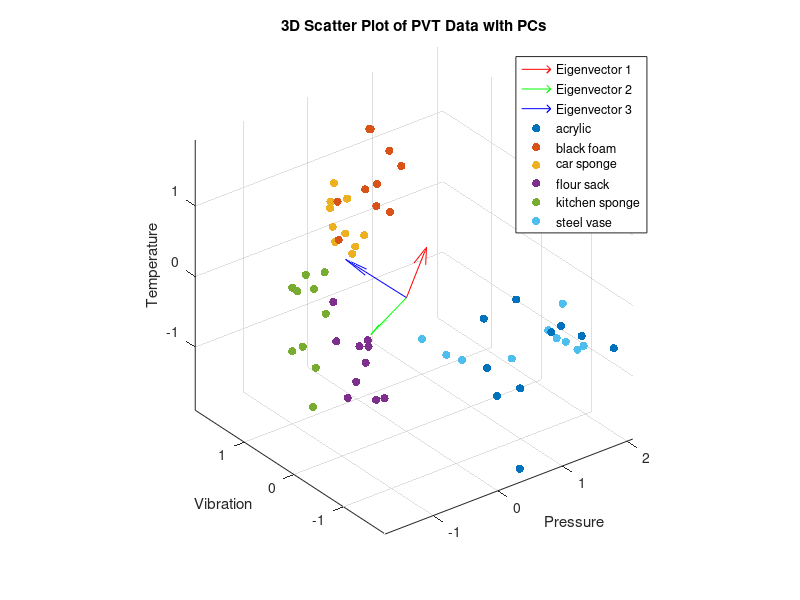
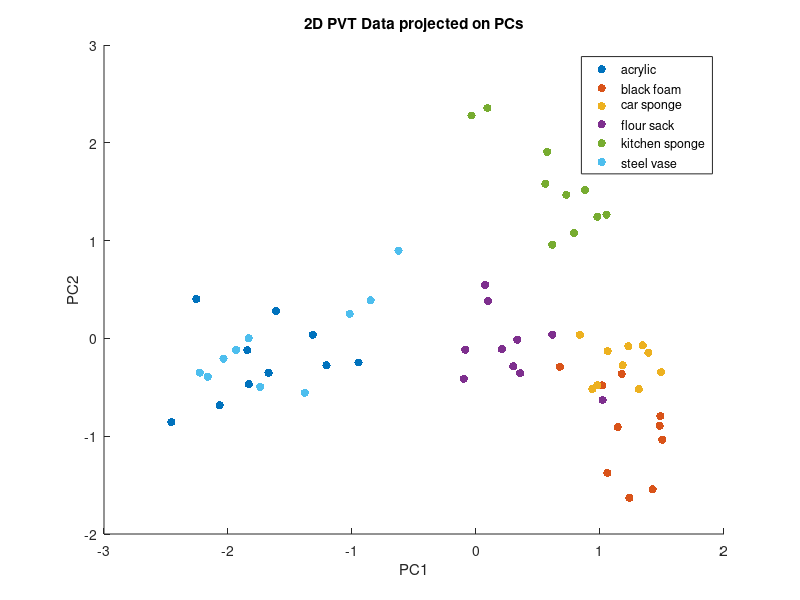
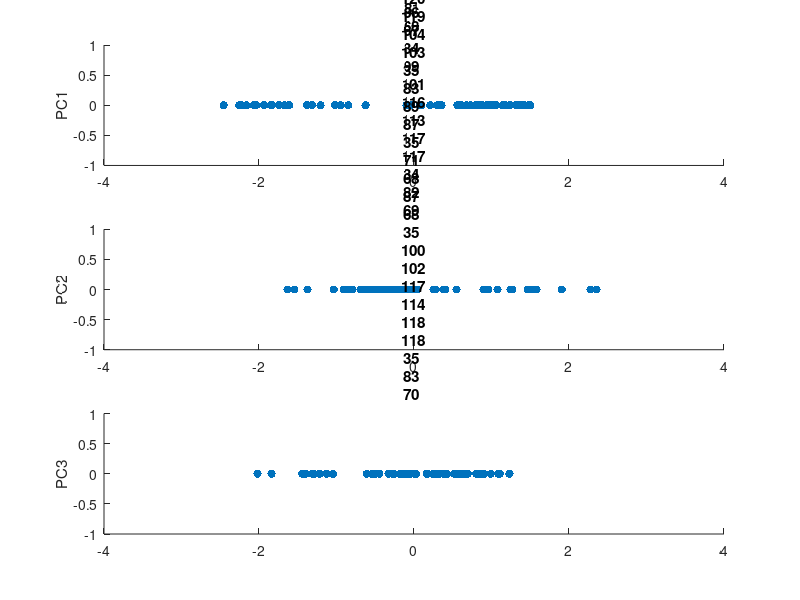

Recreate these plots in MATLAB, in order.
%question_a
% Load the data from the .mat file
data = load('Lab1/F0_PVT.mat');
colors = lines(6);


% Extract the individual variables
pressure = data.Pressure;
temperature = data.Temperature;
vibration = data.Vibration;

combinedData = [pressure(1,:),pressure(2,:),pressure(3,:),pressure(4,:),pressure(5,:),pressure(6,:);
    vibration(1,:),vibration(2,:),vibration(3,:),vibration(4,:),vibration(5,:),vibration(6,:);
    temperature(1,:),temperature(2,:),temperature(3,:),temperature(4,:),temperature(5,:),temperature(6,:);];

Test = combinedData;

% Standardize the data
combinedData = zscore(Test');



% Calculate the covariance matrix
covarianceMatrix = cov(combinedData);

% Display the covariance matrix
disp('Covariance Matrix:');
disp(covarianceMatrix);

% Calculate eigenvalues and eigenvectors
[eigenvectors, eigenvalues] = eig(covarianceMatrix);

% Display the results
disp('Eigenvalues:');
disp(eigenvalues);
disp('Eigenvectors:');
disp(eigenvectors);



% question_b
% Origin of the eigenvectors
origin = [0, 0, 0];

% Plotting the eigenvectors
quiver3(origin(1), origin(2), origin(3), eigenvectors(1,1), eigenvectors(2,1), eigenvectors(3,1), 'r');
hold on;
quiver3(origin(1), origin(2), origin(3), eigenvectors(1,2), eigenvectors(2,2), eigenvectors(3,2), 'g');
quiver3(origin(1), origin(2), origin(3), eigenvectors(1,3), eigenvectors(2,3), eigenvectors(3,3), 'b');


for i = 1:6
    scatter3(combinedData((i-1)*10+(1:10),1), combinedData((i-1)*10+(1:10),2), combinedData((i-1)*10+(1:10),3), 36, colors(i,:), 'filled');
end
hold off;

% Setting the plot
axis equal;
xlabel('Pressure');
ylabel('Vibration');
zlabel('Temperature');
title('3D Scatter Plot of PVT Data with PCs');
grid on;
legend();

% Adding a legend
legend('Eigenvector 1', 'Eigenvector 2', 'Eigenvector 3', 'acrylic', 'black foam', 'car sponge', 'flour sack', 'kitchen sponge', 'steel vase');



%question_c
eigenvalues = diag(eigenvalues);
% Sort the eigenvalues in descending order and get indices
[sorted_eigenvalues, sort_index] = sort(eigenvalues, 'descend');

% Extract the two largest eigenvalues
largest_eigenvalues = sorted_eigenvalues(1:2);

% Extract the eigenvectors corresponding to the two largest eigenvalues
F = eigenvectors(:, sort_index(1:2));

% Display the results
disp('Two Largest Eigenvalues:');
disp(largest_eigenvalues);
disp('Projection Matrix:');
disp(F);

% Project the data on principal components
projectedData = combinedData * F;
% disp('Projected Data:');
% disp(projectedData);


figure;
hold on;
for i = 1:6
    scatter(projectedData((i-1)*10+(1:10),1),projectedData((i-1)*10+(1:10),2), 36, colors(i,:), "filled");
end

hold off;
title('2D PVT Data projected on PCs');
xlabel('PC1')
ylabel('PC2')
legend('acrylic', 'black foam', 'car sponge', 'flour sack', 'kitchen sponge', 'steel vase');



F = eigenvectors(:, sort_index(1:3));
projectedData = combinedData * F;

%question d
figure;
hold on;

% Number of principal components
numPCs = size(projectedData, 2);

% Loop through each principal component to create a subplot for each
for i = 1:numPCs
    % Create a subplot for each principal component
    subplot(numPCs, 1, i); 
    scatter(projectedData(:,i), zeros(size(projectedData,1), 1), 'filled');
    title("Distributed PVT DATA across PC"+i)
    % Label y-axis as the current principal component
    ylabel(['PC' num2str(i)]);
    xlim([-4 4]);
end
hold off;